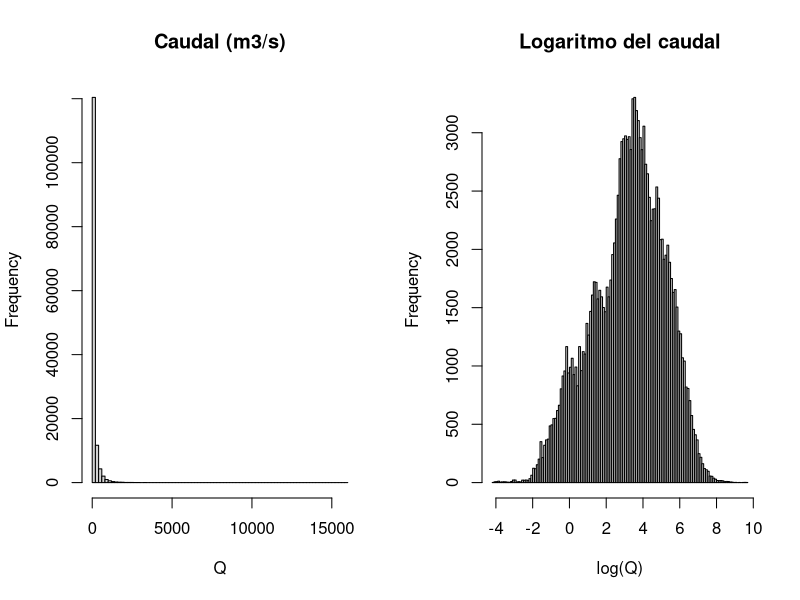

R code for this plot:
# Proyecto Tópicos Aplicados - Caso 01: caudal del día siguiente (CAMELS-CL)
#
# Para correrlo: guardar este script en la misma carpeta que los 4 csv
# (caudal_m3s.csv, precipitacion_mm.csv, temperatura_media_c.csv, atributos.csv)
# y en RStudio ir a Session -> Set Working Directory -> To Source File Location.


# REVISIÓN DE LOS DATOS #

caudal <- read.csv("caudal_m3s.csv", check.names = FALSE)

head(caudal)        # cuántas filas y columnas tiene
caudal[1:5, 1:6]       # las primeras 5 filas y 6 columnas
str(caudal[, 1:6])     # qué tipo de dato es cada columna
sum(is.na(caudal))     # cuántos datos faltantes detecta R

caudal$fecha <- as.Date(caudal$fecha)

range(caudal$fecha)          # primera y última fecha
table(diff(caudal$fecha))    # días entre una fila y la siguiente

faltantes <- colSums(is.na(caudal[, -1]))
sort(faltantes, decreasing = TRUE)

# revisaremos el río con más faltantes
anio <- format(caudal$fecha, "%Y")
tapply(is.na(caudal[["10102001"]]), anio, sum) #se concentra mayormente en 2016
tapply(is.na(caudal[["7116001"]]), anio, sum) #se concentra mayormente en 2014

# aquí no podemos simplemente imputar: si rellenaramos datos, por ejemplo con
# una línea recta entre el día anterior y el siguiente, después nuestro
# modelo sería optimista, y el resultado se vería mejor de lo q es.

# un segundo detalle, es que los datos faltante de Liquiñe (10102001), son del 2016
# que sería dentro de la prueba final, por lo que este río tendrá menos días
#para evaluarse y el resultado será más incierto x lo tanto hay que reportar junto
# al error de cada río, cuántos días se evaluaron.

# finalmente, los días sin caudal no se rellenan, solo no entrarán en la evaluación
# ni para el modelo ni para persistencia y luego en el informe tendremos que
# reportar cuántos días se evaluaron por río.

precipitacion <- read.csv("precipitacion_mm.csv", check.names = FALSE)
temperatura   <- read.csv("temperatura_media_c.csv", check.names = FALSE)

dim(precipitacion)
dim(caudal)
dim(temperatura)
sum(is.na(precipitacion))
sum(is.na(temperatura))

names(caudal)[2:6]
names(precipitacion)[2:6]

#efectivamente tienen el mismo tamaño que la tabla caudal. No les faltan datos.
# Notamos que los nombres de las tablas no están ordenados de la misma manera,
# por lo que no podemos simplemente pegar por posición.


# UNA FILA POR RÍO Y DÍA #

cuencas <- names(caudal)[-1]

caudal_largo <- data.frame(
  cuenca = rep(cuencas, each = nrow(caudal)),
  fecha  = rep(caudal$fecha, times = length(cuencas)),
  Q      = unlist(caudal[, -1], use.names = FALSE)
)

dim(caudal_largo) #186300 filas: combinaciones de rio y día (30x6210)
head(caudal_largo)
caudal[1, "9127001"]
subset(caudal_largo, cuenca == "9127001" & fecha == as.Date("2000-01-01"))

# hacemos lo equivalente para precipitaciones (código hecho a mano acá :) )
precipitacion$fecha <- as.Date(precipitacion$fecha)
cuencas_p <- names(precipitacion)[-1]

precipitacion_largo <- data.frame(
  cuenca = rep(cuencas_p, each = nrow(precipitacion)),
  fecha  = rep(precipitacion$fecha, times = length(cuencas_p)),
  P      = unlist(precipitacion[, -1], use.names = FALSE)
)

# lo mismo con temperatura
temperatura$fecha <- as.Date(temperatura$fecha)
cuencas_t <- names(temperatura)[-1]
temperatura_largo <- data.frame(
  cuenca = rep(cuencas_t, each = nrow(temperatura)),
  fecha  = rep(temperatura$fecha, times = length(cuencas_t)),
  Temp   = unlist(temperatura[, -1], use.names = FALSE)
)

# unimos las tres tablas
datos <- merge(caudal_largo, precipitacion_largo, by = c("cuenca", "fecha"))
datos <- merge(datos, temperatura_largo, by = c("cuenca", "fecha"))

# solo para probar que haya salido bien
dim(datos)
subset(datos, cuenca == "8130002" & fecha == as.Date("2000-01-02"))
precipitacion[2, "8130002"]

# CAUDAL IGUAL A CERO: al pasar a logaritmo (más abajo) notamos un problema
# cuando Q == 0, pues log(0) se indetermina (-Inf).
subset(datos, Q == 0)
# vemos que es un único caso donde Q==0: Toltén (9437002) el 2003-01-01, un río
# que lleva cientos de m3/s, así que es casi seguro un error de registro.
# tenemos 2 opciones: marcarlo como NA, o usar log(Q+epsilon).
# Lo marcamos como NA (dato faltante), coherente con no inventar caudales.
# Se corrige aquí, ANTES de crear Q_manana y Q_ayer, para que el 0 no se copie
# a esas columnas.
datos$Q[which(datos$Q == 0)] <- NA


# LO QUE QUEREMOS PREDECIR: EL CAUDAL DE MAÑANA #

# Ahora, a cada fila le agregamos el caudal del día siguiente del mismo
# río. Primero ordenamos por río, y dentro de cada río por fecha. Así,
# cada fila tendrá abajo el "mañana"

datos <- datos[order(datos$cuenca, datos$fecha), ]
rownames(datos) <- NULL

datos$Q_manana <- c(datos$Q[-1], NA) # todo corrido una posición hacia arriba,
# con un NA final para que tenga el mismo largo.

# código para visualizar que hay un error: "mañana" solo vale si la
# fila siguiente es del mismo río. Si el río cambia se pone NA
datos[6209:6212, c("cuenca", "fecha", "Q", "Q_manana")]
datos[12419:12422, c("cuenca", "fecha", "Q", "Q_manana")]

# Arreglamos el problema:
ultimo_dia <- c(datos$cuenca[-1] != datos$cuenca[-nrow(datos)], TRUE)
datos$Q_manana[ultimo_dia] <- NA

# volvamos a mirar los datos que estaban mal
datos[6209:6212, c("cuenca", "fecha", "Q", "Q_manana")]
datos[12419:12422, c("cuenca", "fecha", "Q", "Q_manana")]
sum(ultimo_dia) # debe dar 30: el último día de cada uno de los 30 ríos
# ahora sí está todo bien


# AHORA, ORDENAREMOS LAS PISTAS #

# 1. El caudal de ayer: con el de hoy, indica si el río viene subiendo o bajando.
# Para "mañana" corrimos la columna hacia arriba y el problema estaba en el último día de cada río.
# Para "ayer" hay que correrla hacia abajo, y el problema estará en el primer día de cada río,
# el 2000-01-01, que no tiene ayer.

datos$Q_ayer <- c(NA, datos$Q[-nrow(datos)])
primer_dia <- c(TRUE, datos$cuenca[-1] != datos$cuenca[-nrow(datos)])
datos$Q_ayer[primer_dia] <- NA

# 2. La lluvia acumulada: la lluvia de un solo día no basta para entender un río.
# las ventanas de varios días miden cosas distintas.
# Lluvia de hoy y de ayer: la respuesta rápida, porque un río chico sube el mismo día.
# Últimos 3 o 7 días: el temporal completo.
# Últimos 30 días: qué tan mojado está el suelo. La misma lluvia produce más caudal
# si el suelo ya está saturado.

# no usamos la lluvia de mañana ;) pq sería info futura
suma_ultimos <- function(x, n) {
  resultado <- rep(NA, length(x))
  for (i in n:length(x)) {
    resultado[i] <- sum(x[(i - n + 1):i])
  }
  resultado
}

# creamos lluvia a los 7 días
datos$lluvia_7d <- suma_ultimos(datos$P, 7)
datos$lluvia_7d[datos$fecha < as.Date("2000-01-01") + 6] <- NA # los primeros 6 días de cada río no tienen 7 días hacia atrás

# comprobación a mano: las dos líneas deben dar lo mismo
subset(datos$lluvia_7d, datos$cuenca == "8130002" & datos$fecha == as.Date("2000-06-10"))
sum(subset(datos, cuenca == "8130002" & fecha >= as.Date("2000-06-04") & fecha <= as.Date("2000-06-10"))$P)

# ahora, lluvia 3 días y 30 días
datos$lluvia_3d <- suma_ultimos(datos$P, 3)
datos$lluvia_3d[datos$fecha < as.Date("2000-01-01") + 2] <- NA

datos$lluvia_30d <- suma_ultimos(datos$P, 30)
datos$lluvia_30d[datos$fecha < as.Date("2000-01-01") + 29] <- NA

# ahora usamos la lluvia de ayer
datos$P_ayer <- c(NA, datos$P[-nrow(datos)])
datos$P_ayer[primer_dia] <- NA

datos$temp_7d <- suma_ultimos(datos$Temp, 7) / 7 # temp media de los ultimos 7 días
datos$temp_7d[datos$fecha < as.Date("2000-01-01") + 6] <- NA

datos$mes <- factor(as.integer(format(datos$fecha, "%m")))


# AHORA VEREMOS LA VARA A SUPERAR: PERSISTENCIA #
# veremos cuánto se equivoca persistencia ("mañana igual que hoy")
datos$usable <- !is.na(datos$Q) & !is.na(datos$Q_manana) # marca los días que existe el caudal de hoy y mañana (los únicos en los que se puede medir el error de persistencia)

desarrollo <- subset(datos, usable & fecha <= as.Date("2012-12-30")) # el corte es 30-12 porque la respuesta del 31 de dic es el 1 de enero 2013 que pertenece a la prueba final

desarrollo$error_pers <- desarrollo$Q - desarrollo$Q_manana #predicción - valor real
mae_pers <- tapply(abs(desarrollo$error_pers), desarrollo$cuenca, mean)
sort(mae_pers)

# Que el Maule tenga un MAE de 110 y el Yerba Loca uno de 0,08 dice sobre todo
# cuánta agua lleva cada río, no qué tan bien funciona persistencia en él.

# Para comparar ríos hay que mirar el error en relación con el tamaño de cada uno.

media_Q <- tapply(desarrollo$Q, desarrollo$cuenca, mean)
mae_relativo <- mae_pers / media_Q
sort(mae_relativo)

# en los ríos en que la persistencia se equivoca menos es en el 10111001 con 0.0331,
# y en el que se equivoca más es en el 7116001 con 0.3784

# ahora, veremos qué atributos tienen esos ríos
atributos <- read.csv("atributos.csv", check.names = FALSE)

orden <- sort(mae_relativo)
extremos <- names(c(head(orden, 3), tail(orden, 3)))

atributos[atributos$gauge_id %in% extremos, c("gauge_id", "gauge_name", "area", "big_dam")]

# podemos ver que los tres donde más se equivoca son los que tienen un
# área considerablemente menor. En los que menos se equivoca es en aquellos
# que tienen un área considerablemente mayor.

# Tiene sentido físico:

#Río chico: cuando llueve, el agua llega rápido al cauce y el río puede duplicarse de un día a otro.
# "Mañana igual que hoy" falla mucho.
#Río grande: el agua recorre una cuenca enorme y llega de a poco, así que el caudal cambia lento y
# persistencia acierta casi siempre.

# Donde un modelo con lluvia tiene más espacio para mejorar es en los ríos chicos
# de lluvia, sin lagos ni embalses


# PREPARAMOS EL MODELO #

# comparamos con y sin logaritmo: hay mucha asimetría, dominarán los ríos que llevan
# más agua, y la proporción de cambio si son dos ríos con muy distinto caudal,
# será distinto. Al ponerlo en logaritmo se suaviza un poco.
par(mfrow = c(1, 2))
hist(desarrollo$Q, breaks = 100, main = "Caudal (m3/s)", xlab = "Q")
hist(log(desarrollo$Q), breaks = 100, main = "Logaritmo del caudal", xlab = "log(Q)")
par(mfrow = c(1, 1))

# trabajaremos en logaritmo
datos$log_Q         <- log(datos$Q)
datos$cambio_hoy    <- log(datos$Q) - log(datos$Q_ayer)
datos$cambio_manana <- log(datos$Q_manana) - log(datos$Q)

summary(datos$log_Q)          # ya no aparece -Inf: el caudal 0 se corrigió arriba
summary(datos$cambio_manana)


# SEPARAMOS ENTRENAMIENTO Y PRUEBA #
# el modelo necesita Q_ayer para calcular cambio_hoy, así que para comparar
# modelo y persistencia en los mismos días agregamos esa condición a usable
datos$usable <- !is.na(datos$Q) & !is.na(datos$Q_manana) & !is.na(datos$Q_ayer)

entrenamiento <- subset(datos, usable & fecha <= as.Date("2011-12-30"))
prueba        <- subset(datos, usable & fecha >= as.Date("2012-01-01") &
                          fecha <= as.Date("2012-12-30"))

# error de persistencia en el año de prueba (2012)
prueba$pred_pers <- prueba$Q
mae_pers_2012 <- tapply(abs(prueba$pred_pers - prueba$Q_manana), prueba$cuenca, mean)


# PRIMER MODELO: solo con comportamiento del río, solo con dos pistas:
# si el rio viene subiendo o bajando y cuánta agua lleva hoy.
m1 <- lm(cambio_manana ~ cambio_hoy + log_Q, data = entrenamiento)
summary(m1)

# interpretación: Si hoy el río subió un 10 % el modelo predice que mañana suba otro 1,4 %
# Por cada unidad, el cambio predicho para mañana es 0,7 puntos porcentuales menor.
# cuanto más agua lleva un río hoy, más tiende a bajar mañana: los ríos crecidos vuelven a su nivel.
# Ojo: el efecto se mide respecto de hoy, no del promedio.

# LE GANA A LA PERSISTENCIA EN 2012?
prueba$pred_m1 <- prueba$Q * exp(predict(m1, newdata = prueba)) # deshacemos el log: Q mañana = Q hoy * e^cambio
mae_m1 <- tapply(abs(prueba$pred_m1 - prueba$Q_manana), prueba$cuenca, mean)

mejora <- 1 - mae_m1 / mae_pers_2012
sort(round(mejora, 3))
median(mejora)
sum(mejora > 0)
# la mediana de la mejora es -0.0023, y en 14 de los 30 ríos el modelo le gana a la persistencia.

# SEGUNDO MODELO: QUE CADA RÍO TENGA SU COMPORTAMIENTO
m2 <- lm(cambio_manana ~ cambio_hoy + log_Q + cuenca + cuenca:log_Q, data = entrenamiento)
prueba$pred_m2 <- prueba$Q * exp(predict(m2, newdata = prueba))
mae_m2 <- tapply(abs(prueba$pred_m2 - prueba$Q_manana), prueba$cuenca, mean)

mejora2 <- 1 - mae_m2 / mae_pers_2012
sort(round(mejora2, 3))
median(mejora2)
sum(mejora2 > 0)
length(coef(m2)) # 61 = intercepto + cambio_hoy + log_Q + 29 cuencas + 29 interacciones (un río queda de referencia)

# El avance: de empatar con persistencia pasamos a una mejora del 3 %, y el modelo gana en 21 de 30 ríos

# TERCER MODELO: AGREGAR LLUVIA:
m3 <- lm(cambio_manana ~ cambio_hoy + log_Q + cuenca + cuenca:log_Q +
           log1p(P) + log1p(P_ayer) + log1p(lluvia_3d) + log1p(lluvia_7d) + log1p(lluvia_30d),
         data = entrenamiento)

prueba$pred_m3 <- prueba$Q * exp(predict(m3, newdata = prueba))
mae_m3 <- tapply(abs(prueba$pred_m3 - prueba$Q_manana), prueba$cuenca, mean)
mejora_m3 <- 1 - mae_m3 / mae_pers_2012

median(mejora_m3)
sum(mejora_m3 > 0)
#COMENTARIO DE PRUEBA1
